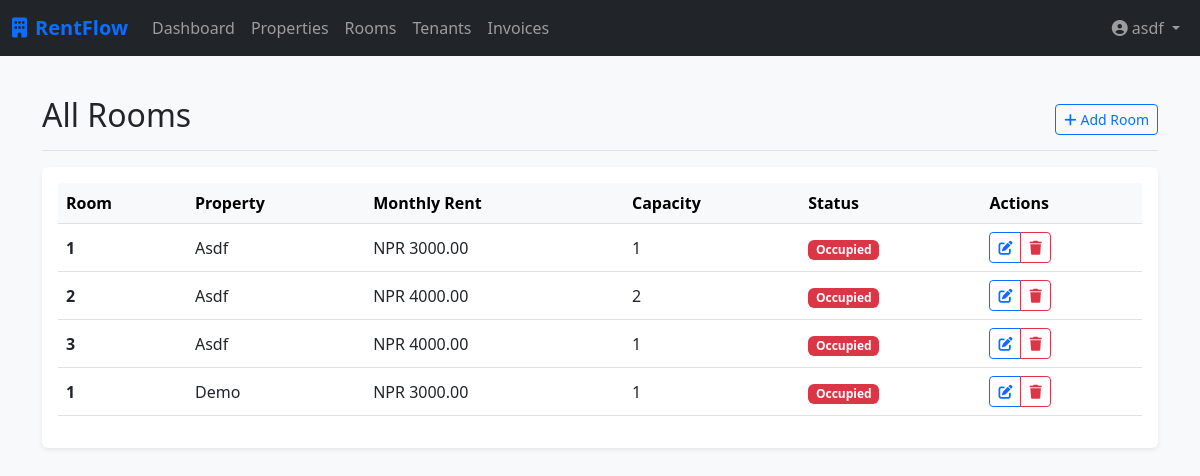
Page /properties/rooms/ (signed in) on the committed database.
### properties/models.py (models this page shows, shortened)
class Room(models.Model):
    property = models.ForeignKey(Property, on_delete=models.CASCADE, related_name='rooms')
    room_number = models.CharField(max_length=10)
    monthly_rent = models.DecimalField(max_digits=10, decimal_places=2)
    capacity = models.IntegerField(default=1)
    is_active = models.BooleanField(default=True)
    created_at = models.DateTimeField(auto_now_add=True)
    def is_occupied(self):
        return self.tenancies.filter(is_active=True).exists()

class Property(models.Model):
    landlord = models.ForeignKey(User, on_delete=models.CASCADE, related_name='properties')
    name = models.CharField(max_length=100)
    address = models.TextField()
    description = models.TextField(blank=True)
    created_at = models.DateTimeField(auto_now_add=True)
    class Meta:
        verbose_name_plural = "Properties"

### properties/views.py (the view)
# urls.py: path('rooms/', RoomListView.as_view(), name='room_list'),
class RoomListView(LandlordRequiredMixin, ListView):
    model = Room
    template_name = 'properties/room_list.html'
    context_object_name = 'rooms'
    def get_queryset(self):
        return Room.objects.filter(property__landlord=self.request.user).select_related('property')

### core/mixins.py (called while the page is built)
    def test_func(self):
        user = self.request.user
        return user.is_authenticated and hasattr(user, 'profile') and user.profile.role == 'LANDLORD'

### properties/templates/properties/room_list.html (shortened to what this page needs)
{% extends 'core/base.html' %}
{% block content %}
<div class="d-flex justify-content-between flex-wrap flex-md-nowrap align-items-center pt-3 pb-2 mb-3 border-bottom">
    <h1 class="h2">All Rooms</h1>
    <div class="btn-toolbar mb-2 mb-md-0">
        <a href="{% url 'properties:room_add' %}" class="btn btn-sm btn-outline-primary"><i
                class="fa-solid fa-plus me-1"></i>Add Room</a>
    </div>
</div>
<div class="table-responsive bg-white p-3 rounded shadow-sm">
    <table class="table table-hover align-middle">
        <thead class="table-light">
            <tr>
                <th>Room </th>
                <th>Property</th>
                <th>Monthly Rent</th>
                <th>Capacity</th>
                <th>Status</th>
                <th>Actions</th>
            </tr>
        </thead>
        <tbody>
            {% for room in rooms %}
            <tr>
                <td><strong>{{ room.room_number }}</strong></td>
                <td>{{ room.property.name }}</td>
                <td>NPR {{ room.monthly_rent }}</td>
                <td>{{ room.capacity }}</td>
                <td>
                    {% if room.is_active %}
                    {% if room.is_occupied %}
                    <span class="badge bg-danger">Occupied</span>
                    {% else %}
                    <span class="badge bg-success">Vacant</span>
                    {% endif %}
                    {% else %}
                    <span class="badge bg-secondary">Inactive</span>
                    {% endif %}
                </td>
                <td>
                    <div class="btn-group btn-group-sm">
                        <a href="{% url 'properties:room_edit' room.pk %}" class="btn btn-outline-primary"
                            title="Edit"><i class="fa-solid fa-pen-to-square"></i></a>
                        <a href="{% url 'properties:room_delete' room.pk %}" class="btn btn-outline-danger"
                            title="Delete"><i class="fa-solid fa-trash"></i></a>
                    </div>
                </td>
            </tr>
            {% empty %}
            <tr>
                <td colspan="6" class="text-center py-4 text-muted">No rooms available.</td>
            </tr>
            {% endfor %}
        </tbody>
    </table>
</div>
{% endblock %}

### core/templates/core/base.html (shortened to what this page needs)
<!DOCTYPE html>
<html lang="en">
<head>
    <link href="https://cdn.jsdelivr.net/npm/bootstrap@5.3.0/dist/css/bootstrap.min.css" rel="stylesheet">
    <link rel="stylesheet" href="https://cdnjs.cloudflare.com/ajax/libs/font-awesome/6.5.1/css/all.min.css">
</head>
<body>
    <nav class="navbar navbar-expand-lg navbar-dark bg-dark mb-4">
        <div class="container-fluid">
            <a class="navbar-brand" href="#"><i class="fa-solid fa-building me-2"></i>RentFlow</a>
            <div class="collapse navbar-collapse" id="navbarNav">
                <ul class="navbar-nav me-auto">
                    {% if user.is_authenticated %}
                    {% if user.profile.role == 'LANDLORD' %}
                    <li class="nav-item">
                        <a class="nav-item nav-link" href="{% url 'dashboard:landlord_dash' %}">Dashboard</a>
                    </li>
                    <li class="nav-item">
                        <a class="nav-item nav-link" href="{% url 'properties:property_list' %}">Properties</a>
                    </li>
                    <li class="nav-item">
                        <a class="nav-item nav-link" href="{% url 'properties:room_list' %}">Rooms</a>
                    </li>
                    <li class="nav-item">
                        <a class="nav-item nav-link" href="{% url 'properties:tenancy_list' %}">Tenants</a>
                    </li>
                    {% elif user.profile.role == 'TENANT' %}
                    <li class="nav-item">
                        <a class="nav-item nav-link" href="{% url 'dashboard:tenant_dash' %}">My Dashboard</a>
                    </li>
                    {% endif %}
                    <li class="nav-item">
                        <a class="nav-item nav-link" href="{% url 'payments:invoice_list' %}">Invoices</a>
                    </li>
                    {% endif %}
                </ul>
                <ul class="navbar-nav">
                    {% if user.is_authenticated %}
                    <a class="nav-link dropdown-toggle" href="#" id="navbarDropdown" role="button"
                        data-bs-toggle="dropdown" aria-expanded="false">
                        <i class="fa-solid fa-user-circle me-1"></i>{{ user.username }}
                    </a>
                    {% else %}
                    <li class="nav-item">
                        <a class="nav-link" href="{% url 'login' %}">Login</a>
                    </li>
                    {% endif %}
                </ul>
            </div>
        </div>
    </nav>
    <div class="container">
        {% block content %}
        {% endblock %}
    </div>
</body>
</html>

### core/templates/core/base.html (style rules this page uses)
body { background-color: #f8f9fa; }
.navbar-brand { font-weight: bold; color: #0d6efd !important; }

### rows in the picture
Room: room_number "1", property.name "Asdf", monthly_rent "3000.00", capacity "1", is_active "Occupied"
Room: room_number "2", property.name "Asdf", monthly_rent "4000.00", capacity "2", is_active "Occupied"
Room: room_number "3", property.name "Asdf", monthly_rent "4000.00", capacity "1", is_active "Occupied"
Room: room_number "1", property.name "Demo", monthly_rent "3000.00", capacity "1", is_active "Occupied"

### other values in the picture
{{ user.username }} "asdf"
